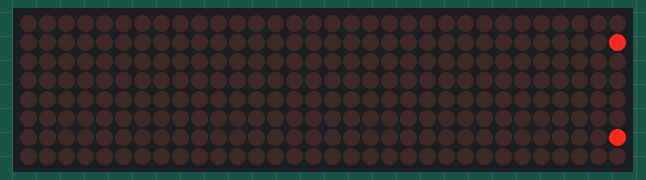
Recording of a sketch running on a simulated ESP8266 (NodeMCU). Shown: 32×8 LED matrix. WiFi joins after 1.5 s; servers stay silent unless stated; what the sketch prints to the serial monitor is not drawn.

Above: at 1.56 s.
At 2.36 s:
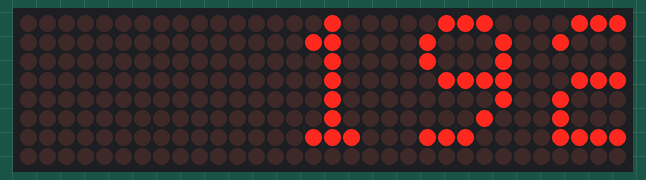
At 3.17 s:
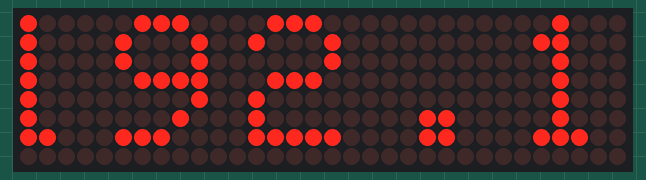
At 4.78 s:
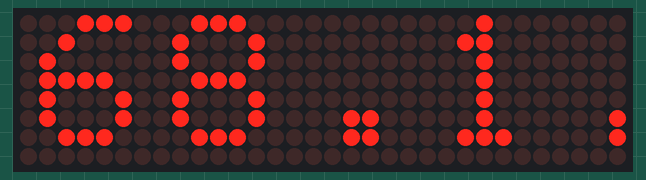
At 6.39 s:
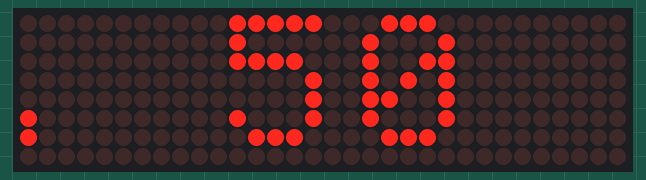
At 8.1 s:
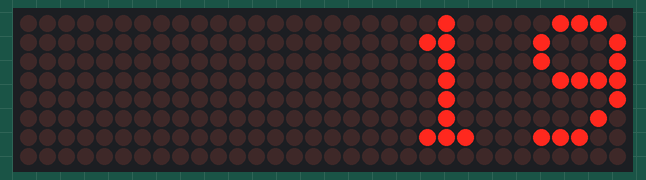

The sketch:

NodeMCU_Matrix_Wifi.ino
```cpp
/*
Project: Wifi controlled LED matrix display
NodeMCU pins    -> EasyMatrix pins
MOSI-D7-GPIO13  -> DIN
CLK-D5-GPIO14   -> Clk
GPIO0-D3        -> LOAD

*/

#include <ESP8266WiFi.h>
#include <ESP8266WebServer.h>
#include <SPI.h>
#include <Adafruit_GFX.h>
#include <Max72xxPanel.h>

#define SSID "AndroidHotspot9838"                      // insert your SSID
#define PASS "fdd499e93b86"                    // insert your password
// ******************* String form to sent to the client-browser ************************************
String form =
  "<p>"
  "<center>"
  "<h1>ESP8266 Web Server</h1>"
  "<form action='msg'><p>Type your message <input type='text' name='msg' size=100 autofocus> <input type='submit' value='Submit'></form>"
  "</center>";

ESP8266WebServer server(80);                             // HTTP server will listen at port 80
long period;
int offset=1,refresh=0;
int pinCS = 0; // Attach CS to this pin, DIN to MOSI and CLK to SCK (cf http://arduino.cc/en/Reference/SPI )
int numberOfHorizontalDisplays = 1;
int numberOfVerticalDisplays = 4;
String decodedMsg;
Max72xxPanel matrix = Max72xxPanel(pinCS, numberOfHorizontalDisplays, numberOfVerticalDisplays);

String tape = "Arduino";
int wait = 50; // In milliseconds

int spacer = 2;
int width = 5 + spacer; // The font width is 5 pixels

/*
  handles the messages coming from the webbrowser, restores a few special characters and
  constructs the strings that can be sent to the oled display
*/
void handle_msg() {

  matrix.fillScreen(LOW);
  server.send(200, "text/html", form);    // Send same page so they can send another msg
  refresh=1;
  // Display msg on Oled
  String msg = server.arg("msg");
  Serial.println(msg);
  decodedMsg = msg;
  // Restore special characters that are misformed to %char by the client browser
  decodedMsg.replace("+", " ");
  decodedMsg.replace("%21", "!");
  decodedMsg.replace("%22", "");
  decodedMsg.replace("%23", "#");
  decodedMsg.replace("%24", "$");
  decodedMsg.replace("%25", "%");
  decodedMsg.replace("%26", "&");
  decodedMsg.replace("%27", "'");
  decodedMsg.replace("%28", "(");
  decodedMsg.replace("%29", ")");
  decodedMsg.replace("%2A", "*");
  decodedMsg.replace("%2B", "+");
  decodedMsg.replace("%2C", ",");
  decodedMsg.replace("%2F", "/");
  decodedMsg.replace("%3A", ":");
  decodedMsg.replace("%3B", ";");
  decodedMsg.replace("%3C", "<");
  decodedMsg.replace("%3D", "=");
  decodedMsg.replace("%3E", ">");
  decodedMsg.replace("%3F", "?");
  decodedMsg.replace("%40", "@");
  //Serial.println(decodedMsg);                   // print original string to monitor


  //Serial.println(' ');                          // new line in monitor
}

void setup(void) {
matrix.setIntensity(10); // Use a value between 0 and 15 for brightness
matrix.setRotation(1);

// Adjust to your own needs
//  matrix.setPosition(0, 1, 0); // The first display is at <0, 0>
//  matrix.setPosition(1, 0, 0); // The second display is at <1, 0>

// Adjust to your own needs
//  matrix.setPosition(0, 0, 0); // The first display is at <0, 7>
//  matrix.setPosition(1, 1, 0); // The second display is at <1, 0>
//  matrix.setPosition(2, 2, 0); // The third display is at <2, 0>
//  matrix.setPosition(3, 3, 0); // And the last display is at <3, 0>
//  matrix.setPosition(4, 3, 0); // The first display is at <0, 0>
//  matrix.setPosition(5, 2, 0); // The second display is at <1, 0>
//  matrix.setPosition(6, 1, 0); // The third display is at <2, 0>
//  matrix.setPosition(7, 0, 0); // And the last display is at <3, 0>

//ESP.wdtDisable();                               // used to debug, disable wachdog timer,
  Serial.begin(115200);                           // full speed to monitor

  WiFi.begin(SSID, PASS);                         // Connect to WiFi network
  while (WiFi.status() != WL_CONNECTED) {         // Wait for connection
    delay(500);
    Serial.print(".");
  }
  // Set up the endpoints for HTTP server,  Endpoints can be written as inline functions:
  server.on("/", []() {
    server.send(200, "text/html", form);
  });
  server.on("/msg", handle_msg);                  // And as regular external functions:
  server.begin();                                 // Start the server


  Serial.print("SSID : ");                        // prints SSID in monitor
  Serial.println(SSID);                           // to monitor

  char result[16];
  sprintf(result, "%3d.%3d.%1d.%3d", WiFi.localIP()[0], WiFi.localIP()[1], WiFi.localIP()[2], WiFi.localIP()[3]);
  Serial.println();
  Serial.println(result);
  decodedMsg = result;
  Serial.println("WebServer ready!   ");

  Serial.println(WiFi.localIP());                 // Serial monitor prints localIP
  Serial.print(analogRead(A0));

}


void loop(void) {

  for ( int i = 0 ; i < width * decodedMsg.length() + matrix.width() - 1 - spacer; i++ ) {
    server.handleClient();                        // checks for incoming messages
    if (refresh==1) i=0;
    refresh=0;
    matrix.fillScreen(LOW);

    int letter = i / width;
    int x = (matrix.width() - 1) - i % width;
    int y = (matrix.height() - 8) / 2; // center the text vertically

    while ( x + width - spacer >= 0 && letter >= 0 ) {
      if ( letter < decodedMsg.length() ) {
        matrix.drawChar(x, y, decodedMsg[letter], HIGH, LOW, 1);
      }

      letter--;
      x -= width;
    }

    matrix.write(); // Send bitmap to display

    delay(wait);
  }
}
```

Measured:
- by itself, everything shown: repeats every 6.0 s, in 120 steps
